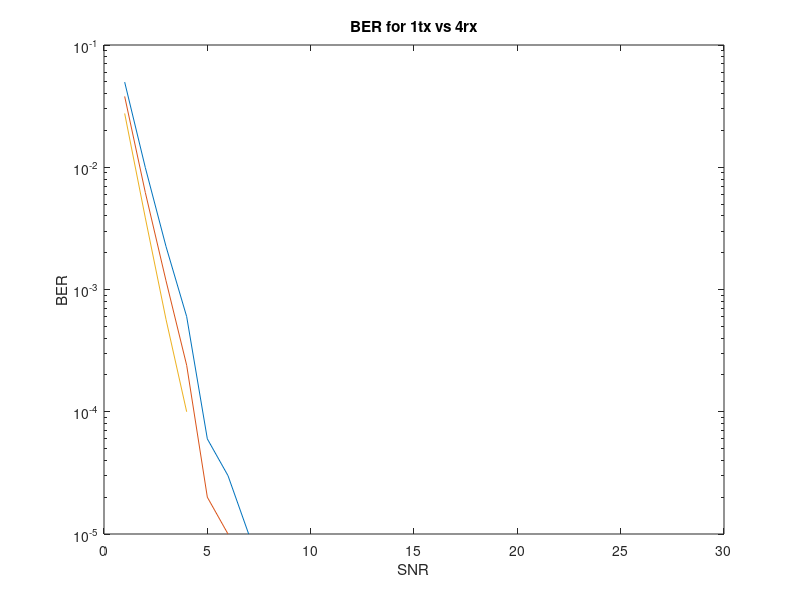

Write MATLAB code to recreate this figure.
%当发射天线为1根，接收天线为4根时
%分别采用选择合并、等增益合并、最大比合并方式
clear all;                                            
close all;

%生成100000个-1/1的随机数列作为初始信号
r=randi(1,1,100000);
for i=1:100000
    if r(i)==0
        s(i)=-1;
    else
        s(i)=1;
    end
end

rs=s;

for snrdb=1:1:30
    
    %给信号乘上参数B=1/sqrt(2)的瑞利衰落系数
    %四根接受天线相当于该过程独立进行4次
    
    h1=raylrnd(1/sqrt(2),1,100000)*sqrt(snrdb);
    h2=raylrnd(1/sqrt(2),1,100000)*sqrt(snrdb);
    h3=raylrnd(1/sqrt(2),1,100000)*sqrt(snrdb);
    h4=raylrnd(1/sqrt(2),1,100000)*sqrt(snrdb);
    s1=h1.*s;
    s2=h2.*s;
    s3=h3.*s;
    s4=h4.*s;
    
    %给信号加上功率为snr（db）的高斯白噪声信号
    
    x1=awgn(s1,snrdb);
    x2=awgn(s2,snrdb);
    x3=awgn(s3,snrdb);
    x4=awgn(s4,snrdb);
    
    %选择合并
    %选择每一时刻信号和噪声功率之和最大的信号
    
    xx1=abs(x1);
    xx2=abs(x2);
    xx3=abs(x3);
    xx4=abs(x4);
    aa=max(max(xx1,xx2),max(xx3,xx4));
    y1=(aa==xx1).*x1+(aa==xx2).*x2+(aa==xx3).*x3+(aa==xx4).*x4;
    
    %等增益合并
    
    y2=x1+x2+x3+x4;
    
    %最大比合并
    
    y3=conj(h1).*x1+conj(h2).*x2+conj(h3).*x3+conj(h4).*x4;
    
    %这里没有发生角度的衰落，所以排不排除瑞利衰落系数无所谓
    %解调，加上噪声后如果与原信号同号，则未出错，反之则出错
    
    error1(snrdb)=length(find(y1.*rs<0));
    error2(snrdb)=length(find(y2.*rs<0));
    error3(snrdb)=length(find(y3.*rs<0));

    %计算误码率
    
    ber1(snrdb)=error1(snrdb)/100000;
    ber2(snrdb)=error2(snrdb)/100000;
    ber3(snrdb)=error3(snrdb)/100000;
    
end

snrdb=1:1:30;
semilogy(snrdb,ber1);
hold on
semilogy(snrdb,ber2);
hold on
semilogy(snrdb,ber3);
title('BER for 1tx vs 4rx');
xlabel('SNR');
ylabel('BER');